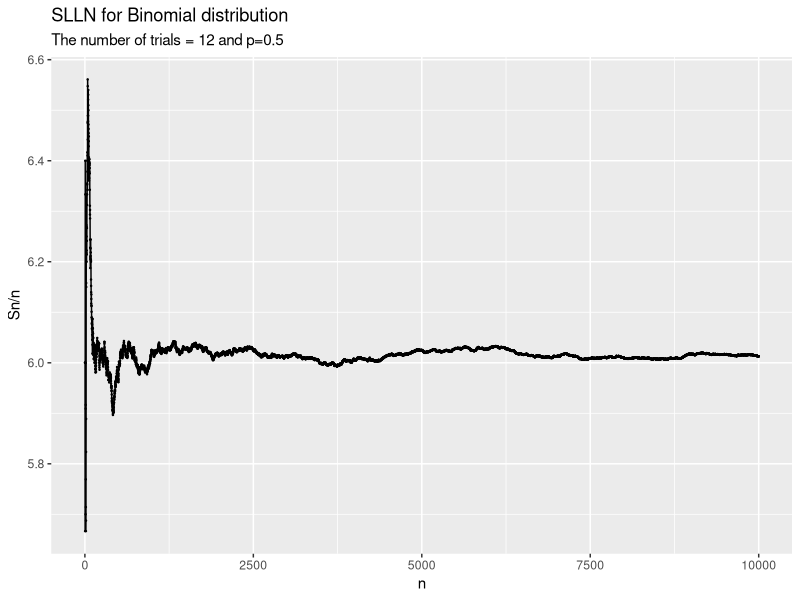
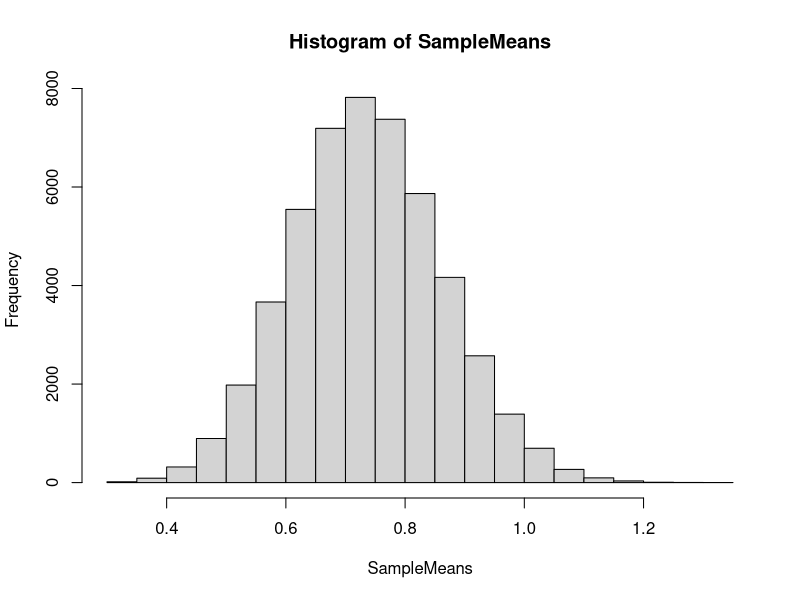

Source code (R) for these figures, in order:
## ---- chunk 1
### R code for Q4 in TUT 1 ###

set.seed(237)
n = 10000
ctr = 0
simlist = numeric(n)
while (ctr < n) {
  trial <- sample(1:6, 2, replace = TRUE)
  if (sum(trial) == 7) {  # Check if sum is 7
    success <- if (trial[1] == 2) 1 else 0
    ctr <- ctr + 1
    simlist[ctr] <- success
  }
}
mean(simlist) # Proportion of the required events
## ---- chunk 2
### Program for TUT2 ###

## Q2 ##
# display powers 1 to n of x

# input
x <- 7
n <- 5

result <- 1
for (i in 1:n){
  result <- result * x
  cat(format(i, width = 6), format(result, width = 10), "\n", sep ="")
}

## Q3 (i)
funsum <- function(x, y){
  z <- x + y
  return(z)
}

# Try with different inputs
funsum(2, 40)

## Q3 (ii)
n_factorial <- function(n){
  # Calculate n factorial
  n_fact <- prod(1:n)
  return(n_fact)
}

# Try with different inputs
n_factorial(5)
## ---- chunk 3
### TUT3 ###

## Q1 ##
nfact2 <- function(n){
  # calculate n factorial
  if (n == 1){
    cat("called nfact2(1)\n")
    return(1)
  } else {
    cat("called nfact2(", n, ")\n", sep="")
    return(n*nfact2(n-1))
  }
}

nfact2(6)


## Q4 ##
A = matrix(c(3, 4, 2, 4, 9, 3, 6, 7, 2, 1 , 6, 9), nrow = 3, ncol = 4)
transA = t(A)
solve(A%*%transA)
## ---- chunk 4
### TUT 8 ###

library(ggplot2)

## Binomial Distribution ##
s <- 12 # number of trials
p <- 0.5
n <- 10000
result <- numeric(n)
sn <- 0
for (i in 1:n){
  sn <- sn + rbinom(1, s, p)
  result[i] <- sn/i
}

ind <- 1:n
data = data.frame(Index = ind, result = result)
ggplot(data, aes(x = Index, y = result)) + geom_point(size = 0.2) +
  ylab("Sn/n") + xlab("n") +
  labs(title = "SLLN for Binomial distribution", subtitle = "The number of trials = 12 and p=0.5") +
  geom_line()
## ---- chunk 5
### TUT 9 ###

## Binomial Distribution ##
set.seed(237)
s <- 50000 # number of simulations
p <- 0.15 # probability of success
t <- 5 # number of trials
n <- 40 # sample size
SampleMeans <- numeric(s)
SimValues <- matrix(0, n, s)

for (i in 1:s){
  SimValues[,i] <- rbinom(n, t, p)
  SampleMeans[i] <- mean(SimValues[,i])
}

hist(SampleMeans)
